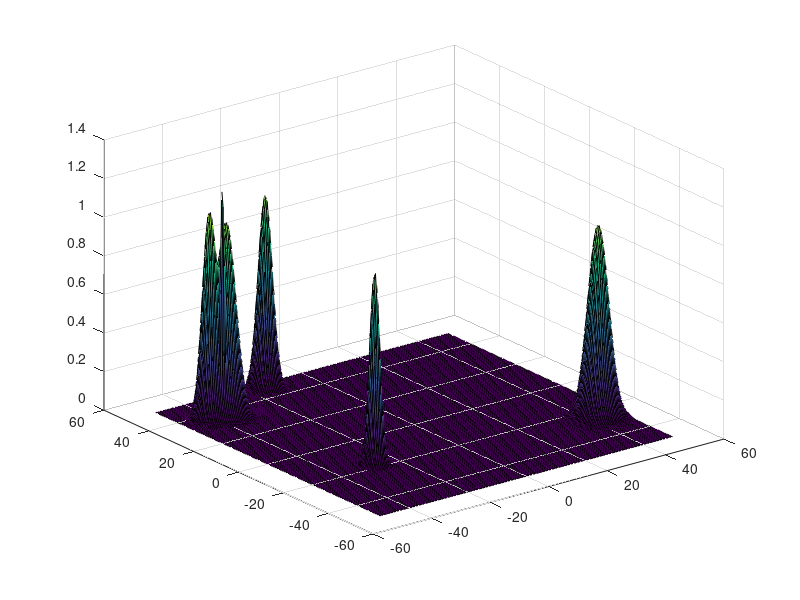
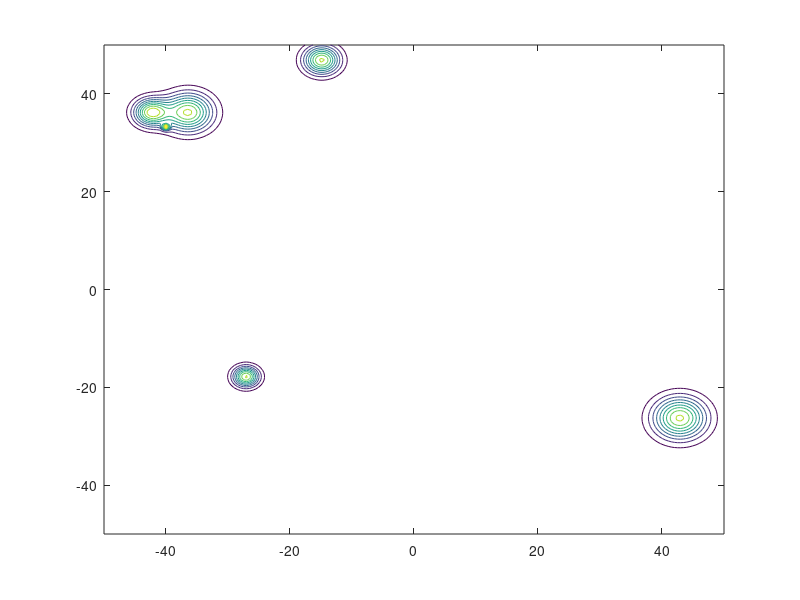

Here is the MATLAB script that generated these plots, in order: (Note: this script raises an error after producing the figures.)
clc 
clear all

XMin = -50;
XMax = 50;
YMin = -50;

YMax = 50;
addpath('Reference/c2xyz/');
addpath('Reference/export/');

%% Random Radial Basis functions in space 
disp('3D case with random path - 10 rbf:');
N = 6 % number of random functions
stepMesh = 0.5;
Z = zeros((XMax-XMin)/stepMesh+1,(XMax-XMin)/stepMesh+1);
[X,Y] = meshgrid(XMin:stepMesh:XMax);
% random variance in [a;b] = [0.3;1.5]
variances = 0.5 + (1.5-0.3).*rand(N,1);
% random amplitude [0.1;1]
amplitudes = 0.7 + (1-0.1).*rand(N,1);
% Random Xcenters in [-XMin;xMax]
Xcenters = XMin+ (XMax-XMin).*rand(N,1);
Ycenters = YMin+ (YMax-YMin).*rand(N,1);

esp=zeros(N,1);
esp=1./(2*(variances).^2);
for i=1:1:N
    disp('step:')
    disp(i)
    Xci=Xcenters(i,1)*ones((XMax-XMin)/stepMesh+1,((XMax-XMin)/stepMesh+1)*2);
    Yci=Ycenters(i,1)*ones((YMax-YMin)/stepMesh+1,((YMax-YMin)/stepMesh+1)*2);
    disp('Radial Basis Function: [amplitude,variance,center]');
    disp(amplitudes(i,1))
    disp(variances(i,1))
    disp(Xcenters(i,1))
    disp(Ycenters(i,1))
    Z = Z + 1*exp(-((X-Xci(:,1:((XMax-XMin)/stepMesh+1))).^2+(Y-Yci(:,((XMax-XMin)/stepMesh+2):((YMax-YMin)/stepMesh+1)*2)).^2)*esp(i,1).^2);
end
figure(1);
surf(X,Y,Z)

%% Analyze data -  Post elaboration 
% Contour[Required]

figure(2)
cl = contour(X,Y,Z);
[x1,y1,z1] = C2xyz(cl);

%% isaolate regions of interest
% Same ad the commented code above + more options
figure(3)
hold on; % Allows plotting atop the preexisting peaks plot. 
threshold = 0.8;
sector.numberOfZones = 1;
% analyze all the level curves
for n = find(z1==threshold); 
   %n
   %xTh(1,n) = x1{n};
   %yTh(1,n) = y1{n};
   hold on;
   plot(x1{n},y1{n},'k-','linewidth',3);
   sector.zones(sector.numberOfZones).x(1,1:size(x1{n},2)) = x1{n}(1,:);
   sector.zones(sector.numberOfZones).y(1,1:size(x1{n},2)) = y1{n}(1,:);
   sector.numberOfZones = sector.numberOfZones + 1;
end
title('Contours of interest');
hold off
disp('Number of zones founded:');
disp(sector.numberOfZones);


%% Convert to BW

%Remove frames
set(gca, 'visible', 'off')
set(gcf, 'color', 'w');

%%// Get the figure as a uint8 variable
im = export_fig;

%//  Output binary image
BW = ~im2bw(uint8(255.*im2double(im)),0.99);

%%// Remove
BW = bwmorph(BW,'skel',Inf);
figure(4);
imshow(BW)
title('BW sectors');
% Save it
saveas(4, 'sectors1', 'png');

%% Centroids

stats = regionprops(BW,'Centroid','MajorAxisLength','MinorAxisLength',...
    'Orientation','Eccentricity','Extrema','BoundingBox','ConvexArea',...
    'ConvexHull','ConvexImage')

% Plot centroids in negative image
centroids = cat(1, stats.Centroid);
imshow(BW)
hold on
plot(centroids(:,1),centroids(:,2), 'b*')
hold off

% Plot centroids in convex sectors
h = figure(5)
CH_objects = bwconvhull(BW,'objects',8);
imshow(CH_objects);
hold on
plot(centroids(:,1),centroids(:,2), 'b*')
hold off
title('Objects Convex Hull + centroids');
    
% Plot elliptic approximation

%imshow(BW)
hold on

phi = linspace(0,2*pi,50);
cosphi = cos(phi);
sinphi = sin(phi);

for k = 1:length(stats)
    xbar = stats(k).Centroid(1);
    ybar = stats(k).Centroid(2);

    a = stats(k).MajorAxisLength/2;
    b = stats(k).MinorAxisLength/2;

    theta = pi*stats(k).Orientation/180;
    R = [ cos(theta)   sin(theta)
         -sin(theta)   cos(theta)];

    xy = [a*cosphi; b*sinphi];
    xy = R*xy;

    x = xy(1,:) + xbar;
    y = xy(2,:) + ybar;

    plot(x,y,'r','LineWidth',2);

end
hold off

% Plot and save extrema
figure(5)
hold on
for secteur = 1:size(stats,1)    
    for i = 1:8
        plot(stats(secteur,1).Extrema(i,1),stats(secteur,1).Extrema(i,2),'gO')
        hold on
    end
    hold on
end

%% Plot bounding box
figure(5)
hold on
for secteur = 1:size(stats,1)    
        rectangle('Position',stats(secteur,1).BoundingBox,'EdgeColor','r','LineWidth',10,'LineStyle','--');
end

%% Plots Global convexHull figure

 figure(6)
 title('Union Convex Hull');
 CH = bwconvhull(BW);
 imshow(CH);

%% Scaling sectors up by a factor of K
% 
% k=1
% %figure(9)
% % For each sector
% figure(4)
% for i=1:sector.numberOfZones-1
%     % for each point of the sector
%     for j=1:size(sector.zones(i).x,2)-1        
%         plot(sector.zones(i).x(1,j),sector.zones(i).y(1,j),'-b','LineWidth',3)
%         v=[sector.zones(i).x(1,j) - stats(i).Centroid(1); sector.zones(i).y(1,j) - stats(i).Centroid(2)];
%         sector.zone(i).x(1,j) = sector.zones(i).x(1,j) + k*v(1) ;
%         sector.zone(i).y(1,j) = sector.zones(i).y(1,j) + k*v(2) ;
%         hold on
%         %plot(sector.zone(i).x(1,j),sector.zone(i).y(1,j),'-r','LineWidth',3)
%     end
%     
%     %plot(centroids(i,1),centroids(i,2), 'r*')
%     %hold on
% end
% hold off
%% Calculate sectors

set(0,'CurrentFigure',h);
voronoi(centroids(:,1),centroids(:,2))

%figure(7)
for i=1:sector.numberOfZones-1
    %i
    for j=1:size(sector.zones(i).x,2)-1
        %hold on
        %plot(sector.zone(i).x(1,j),sector.zone(i).y(1,j),'--rs')
        %hold on
        %plot(stats(i).Centroid(1),stats(i).Centroid(2),'+','LineWidth',4)
    end
end